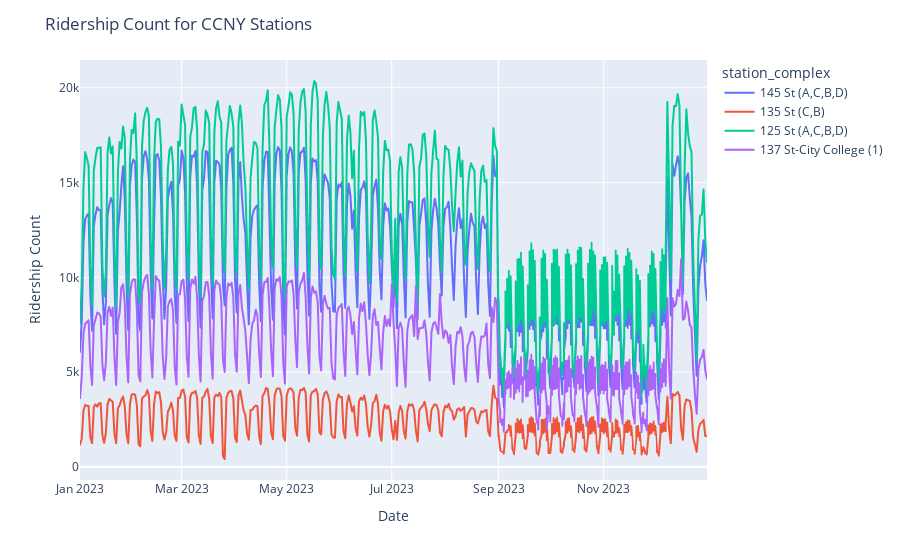

Notebook source saved alongside this figure:
### Code cell
# Temporal Plot of Ridership for CCNY Stations

fig = px.line(df_2023_ccny, x='transit_timestamp', y='ridership', color='station_complex')
fig.update_layout(title='Ridership Count for CCNY Stations', xaxis_title='Date', yaxis_title='Ridership Count')
fig.show()

### Figure 1 — Plotly figure (JSON) as saved in the notebook; plotly's stock layout.template omitted (floating-point values rounded to 4 significant figures; data arrays with more than 128 entries replaced by an {"elided": "..."} marker saying what was removed)
{"data": [{"hovertemplate": "station_complex=145 St (A,C,B,D)<br>transit_timestamp=%{x}<br>ridership=%{y}<extra></extra>", "legendgroup": "145 St (A,C,B,D)", "line": {"color": "#636efa", "dash": "solid"}, "marker": {"symbol": "circle"}, "mode": "lines", "name": "145 St (A,C,B,D)", "showlegend": true, "type": "scattergl", "x": {"elided": "463 str values"}, "xaxis": "x", "y": {"elided": "463 int values"}, "yaxis": "y"}, {"hovertemplate": "station_complex=135 St (C,B)<br>transit_timestamp=%{x}<br>ridership=%{y}<extra></extra>", "legendgroup": "135 St (C,B)", "line": {"color": "#EF553B", "dash": "solid"}, "marker": {"symbol": "circle"}, "mode": "lines", "name": "135 St (C,B)", "showlegend": true, "type": "scattergl", "x": {"elided": "463 str values"}, "xaxis": "x", "y": {"elided": "463 int values"}, "yaxis": "y"}, {"hovertemplate": "station_complex=125 St (A,C,B,D)<br>transit_timestamp=%{x}<br>ridership=%{y}<extra></extra>", "legendgroup": "125 St (A,C,B,D)", "line": {"color": "#00cc96", "dash": "solid"}, "marker": {"symbol": "circle"}, "mode": "lines", "name": "125 St (A,C,B,D)", "showlegend": true, "type": "scattergl", "x": {"elided": "463 str values"}, "xaxis": "x", "y": {"elided": "463 int values"}, "yaxis": "y"}, {"hovertemplate": "station_complex=137 St-City College (1)<br>transit_timestamp=%{x}<br>ridership=%{y}<extra></extra>", "legendgroup": "137 St-City College (1)", "line": {"color": "#ab63fa", "dash": "solid"}, "marker": {"symbol": "circle"}, "mode": "lines", "name": "137 St-City College (1)", "showlegend": true, "type": "scattergl", "x": {"elided": "463 str values"}, "xaxis": "x", "y": {"elided": "463 int values"}, "yaxis": "y"}], "layout": {"legend": {"title": {"text": "station_complex"}, "tracegroupgap": 0}, "margin": {"t": 60}, "title": {"text": "Ridership Count for CCNY Stations"}, "xaxis": {"anchor": "y", "domain": [0, 1], "title": {"text": "Date"}}, "yaxis": {"anchor": "x", "domain": [0, 1], "title": {"text": "Ridership Count"}}}}
